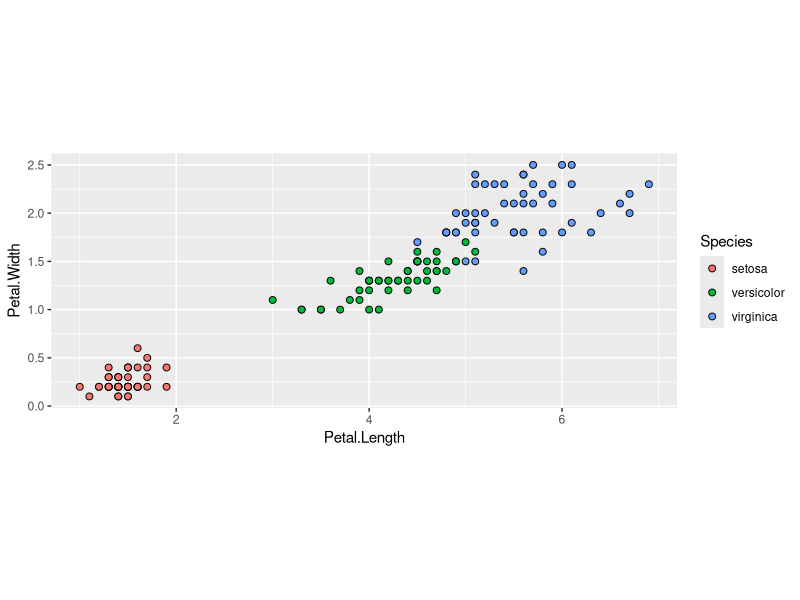
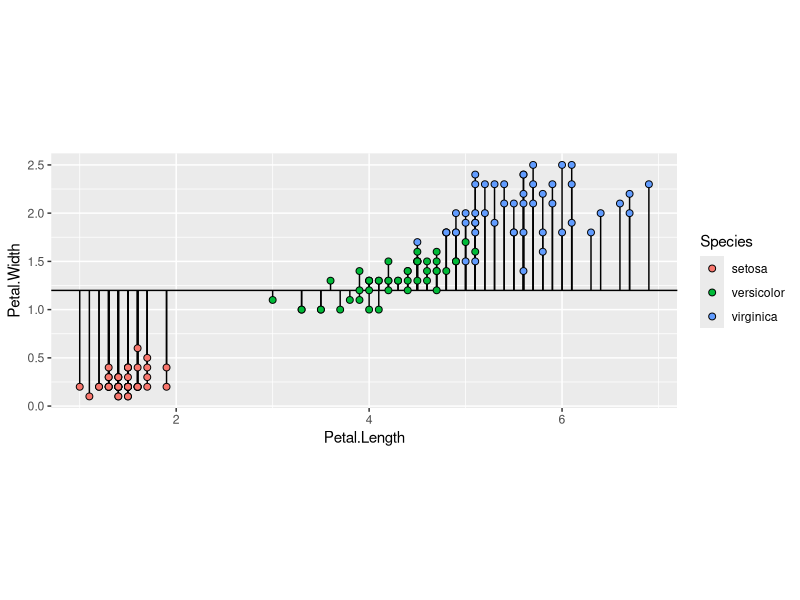
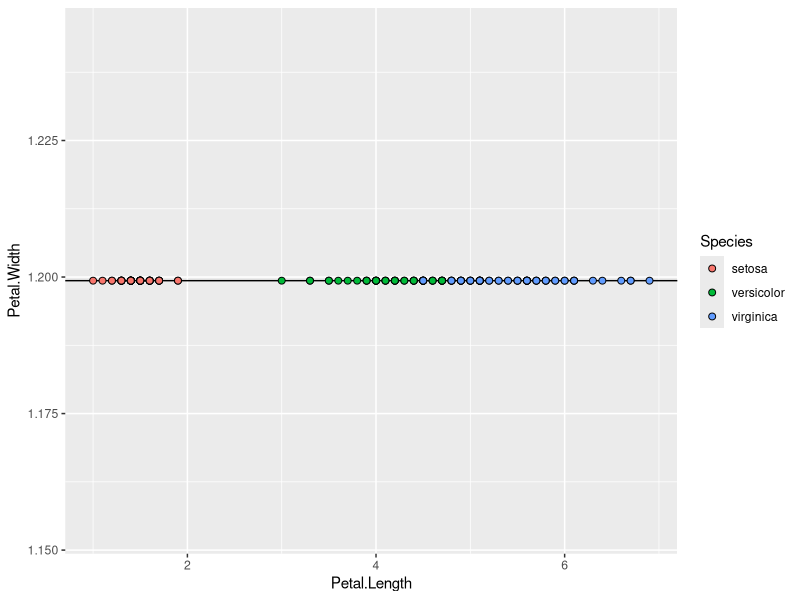
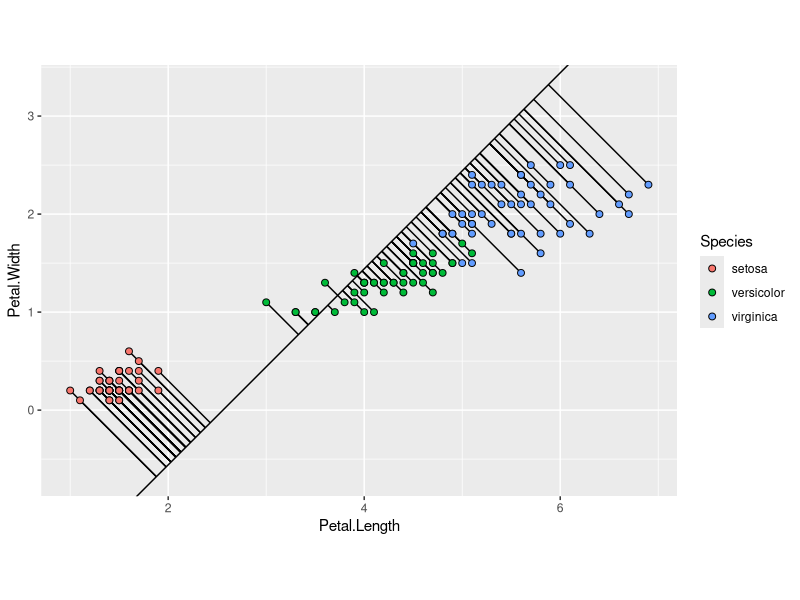
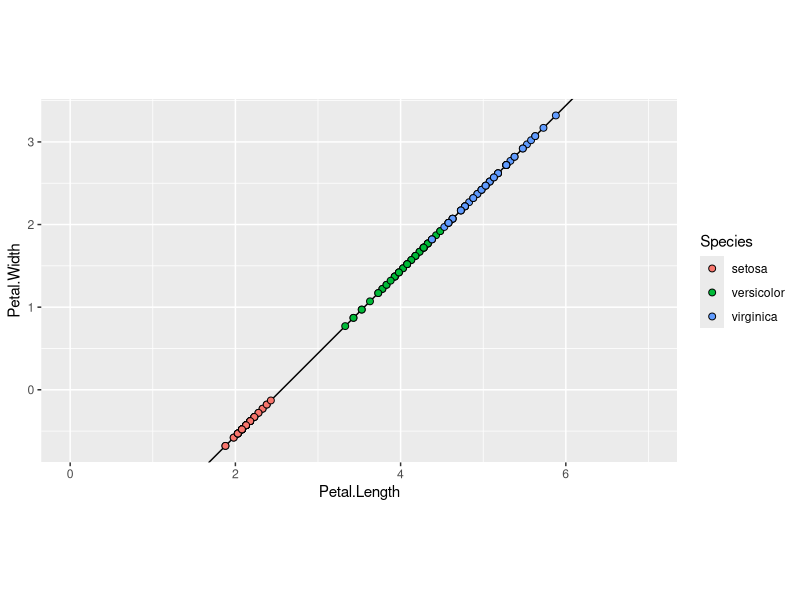
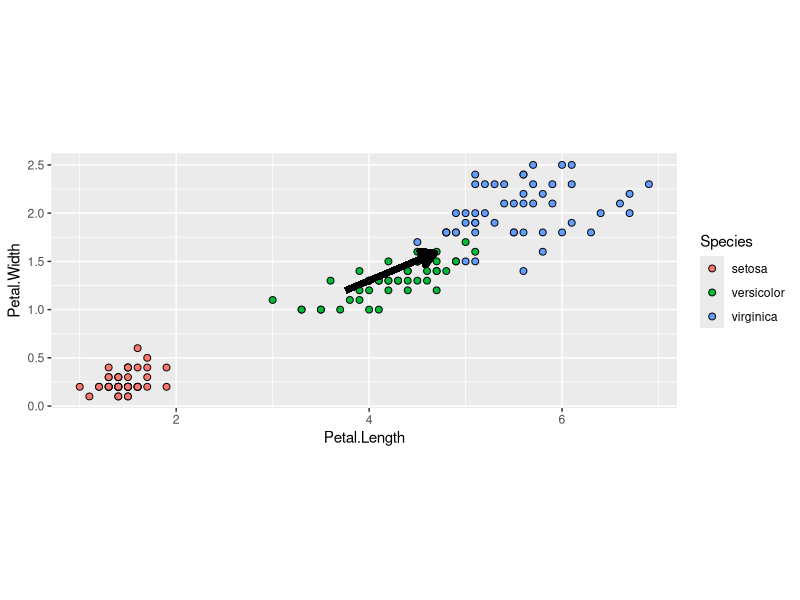
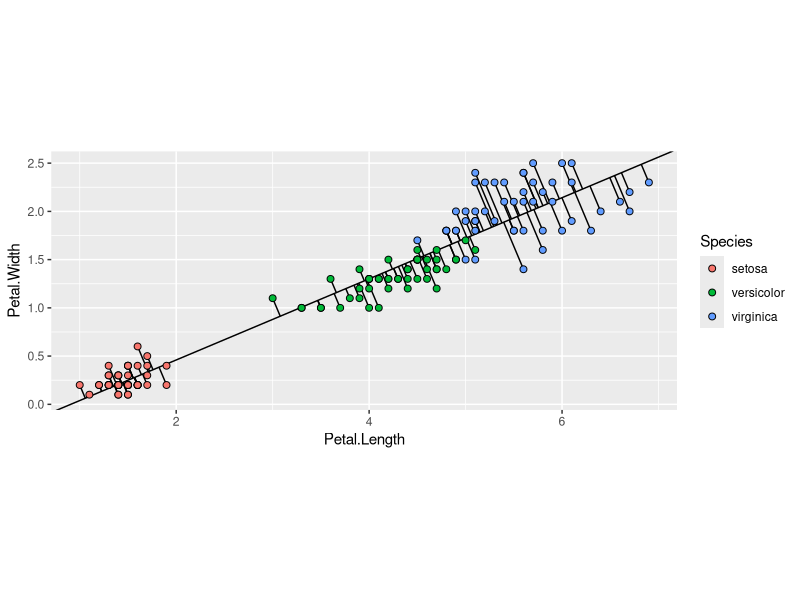
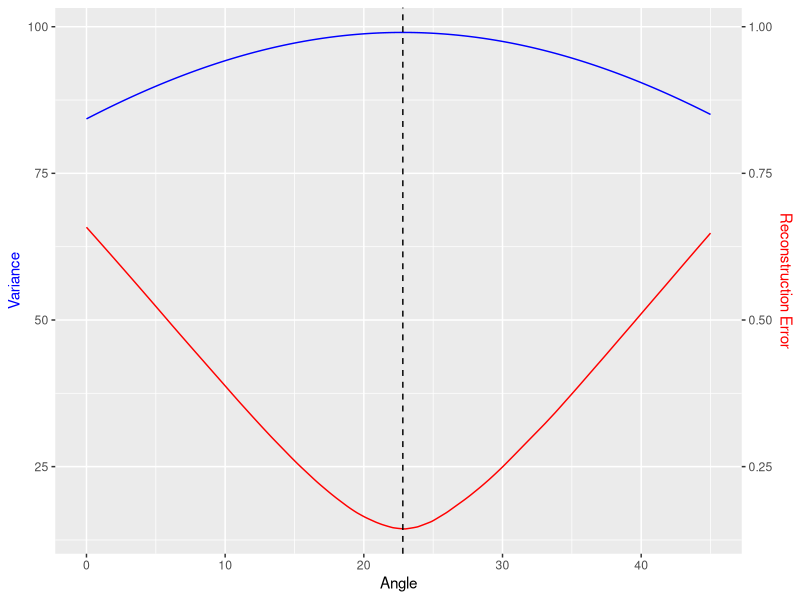

Generate these figures, in order, with R:
## ---- chunk 1
head(iris)
## ---- chunk 2
library(tidyverse)
## ---- chunk 3
iris %>% 
  ggplot(aes(x = Petal.Length, y = Petal.Width, fill = Species)) + 
  geom_point(shape = 21, color = 'black', size = 2) +
  coord_fixed(ratio = 1)
## ---- chunk 4
iris %>% 
  select(Petal.Length, Petal.Width) %>% 
  cor()
## ---- chunk 5
iris %>% 
  ggplot(aes(x = Petal.Length, y = Petal.Width, fill = Species)) + 
  geom_hline(yintercept = mean(iris$Petal.Width)) +
  geom_segment(aes(x = Petal.Length, y = Petal.Width, xend = Petal.Length, yend = mean(Petal.Width))) +
  geom_point(shape = 21, color = 'black', size = 2) +
  coord_fixed(ratio = 1)
## ---- chunk 6
iris %>% 
  ggplot(aes(x = Petal.Length, y = Petal.Width, color = Species)) + 
  geom_hline(yintercept = mean(iris$Petal.Width)) +
  geom_point(aes(x = Petal.Length, y = mean(Petal.Width), fill = Species), shape = 21, color = 'black', size = 2)
## ---- chunk 7
iris %>% 
  summarize(reconstruction_error = mean((Petal.Width - mean(iris$Petal.Width))^2))
## ---- chunk 8
100 * var(iris$Petal.Length) / (var(iris$Petal.Length) + var(iris$Petal.Width))
## ---- chunk 9
# The angle of the line in degrees
angle = 45

# For graphing purposes, we need to know the slope of this line
slope = sin(angle * pi / 180) / cos(angle * pi / 180)

# A bit of linear algebra to find the projections
iris_projection <- iris %>% 
    as_tibble() %>% 
    mutate(projection = (Petal.Length - mean(iris$Petal.Length)) * cos(angle * pi / 180)  + (Petal.Width - mean(iris$Petal.Width)) * sin(angle * pi / 180),
           proj_x = mean(iris$Petal.Length) + projection * cos(angle * pi / 180), proj_y = mean(iris$Petal.Width) + projection * sin(angle*pi / 180))

iris_projection %>% 
    ggplot(aes(x = Petal.Length, y = Petal.Width, fill = Species)) + 
    geom_abline(slope = slope, intercept = mean(iris$Petal.Width) - slope*mean(iris$Petal.Length)) +
    geom_segment(aes(x = Petal.Length, y = Petal.Width, xend = proj_x, yend = proj_y)) +
    geom_point(shape = 21, color = 'black', size = 2) +
    coord_fixed(ratio = 1)
## ---- chunk 10
iris_projection %>% 
    ggplot(aes(x = Petal.Length, y = Petal.Width, color = Species)) + 
    geom_abline(slope = slope, intercept = mean(iris$Petal.Width) - slope*mean(iris$Petal.Length)) +
    geom_point(aes(x = proj_x, y = proj_y, fill = Species), shape = 21, color = 'black', size = 2) +
    coord_fixed(ratio = 1, xlim = c(0, 7))
## ---- chunk 11
100 * var(iris_projection$projection) / (var(iris$Petal.Length) + var(iris$Petal.Width))
## ---- chunk 12
iris_projection %>% 
  summarize(reconstruction_error = mean(sqrt((Petal.Length - proj_x)^2 + (Petal.Width - proj_y)^2)))
## ---- chunk 13
iris_pca <- iris %>% 
  select(Petal.Length, Petal.Width) %>% 
  prcomp()
## ---- chunk 14
iris_pca$rotation
## ---- chunk 15
iris %>% 
  ggplot(aes(x = Petal.Length, y = Petal.Width, fill = Species)) + 
  geom_point(shape = 21, color = 'black', size = 2) +
  geom_segment(aes(x = mean(Petal.Length), y = mean(Petal.Width), xend = mean(Petal.Length) + iris_pca$rotation['Petal.Length', 'PC1'], yend = mean(Petal.Width) + iris_pca$rotation['Petal.Width', 'PC1']), color = 'black', arrow = arrow(ends = "last", length = unit(0.15, "inches"), type = "closed"), size = 2) +
  coord_fixed(ratio = 1)
## ---- chunk 16
optimal_angle = 180 / pi * atan(iris_pca$rotation['Petal.Width', 'PC1'] / iris_pca$rotation['Petal.Length', 'PC1'])

optimal_angle
## ---- chunk 17
angle = optimal_angle

# For graphing purposes, we need to know the slope of this line
slope = sin(angle * pi / 180) / cos(angle * pi / 180)

# A bit of linear algebra to find the projections
iris_projection <- iris %>% 
    as_tibble() %>% 
    mutate(projection = (Petal.Length - mean(iris$Petal.Length)) * cos(angle * pi / 180)  + (Petal.Width - mean(iris$Petal.Width)) * sin(angle * pi / 180),
           proj_x = mean(iris$Petal.Length) + projection * cos(angle * pi / 180), proj_y = mean(iris$Petal.Width) + projection * sin(angle*pi / 180))

iris_projection %>% 
    ggplot(aes(x = Petal.Length, y = Petal.Width, fill = Species)) + 
    geom_abline(slope = slope, intercept = mean(iris$Petal.Width) - slope*mean(iris$Petal.Length)) +
    geom_segment(aes(x = Petal.Length, y = Petal.Width, xend = proj_x, yend = proj_y)) +
    geom_point(shape = 21, color = 'black', size = 2) +
    coord_fixed(ratio = 1)
## ---- chunk 18
iris_projection %>% 
  summarize(avg_error = mean(sqrt((Petal.Length - proj_x)^2 + (Petal.Width - proj_y)^2)))
## ---- chunk 19
100 * var(iris_projection$projection) / (var(iris$Petal.Length) + var(iris$Petal.Width))
## ---- chunk 20
find_error <- function(angle){
  iris_projection <- iris %>%
    mutate(projection = (Petal.Length - mean(iris$Petal.Length)) * cos(angle * pi / 180)  + (Petal.Width - mean(iris$Petal.Width)) * sin(angle * pi / 180),
           proj_x = mean(iris$Petal.Length) + projection * cos(angle * pi / 180), proj_y = mean(iris$Petal.Width) + projection * sin(angle*pi / 180)) %>% 
    summarize(avg_error = mean(sqrt((Petal.Length - proj_x)^2 + (Petal.Width - proj_y)^2)))
  
  return(iris_projection[1,1])
}

find_variance <- function(angle){
  iris_projection <- iris %>%
    mutate(projection = (Petal.Length - mean(iris$Petal.Length)) * cos(angle * pi / 180)  + (Petal.Width - mean(iris$Petal.Width)) * sin(angle * pi / 180),
           proj_x = mean(iris$Petal.Length) + projection * cos(angle * pi / 180), proj_y = mean(iris$Petal.Width) + projection * sin(angle*pi / 180))
  
  return(100 * var(iris_projection$projection) / (var(iris$Petal.Length) + var(iris$Petal.Width)))
}
## ---- chunk 21
metrics <- tibble(angles = seq(from = 0, to = 45, by = 0.1)) %>% 
  mutate(error = sapply(angles, find_error)) %>% 
  mutate(variance = sapply(angles, find_variance))
## ---- chunk 22
coeff = 1 / 100

metrics %>% 
  ggplot(aes(x = angles)) +
  geom_line(aes(y = error / coeff), color = 'red') + 
  geom_line(aes(y = variance), color = 'blue') +
  scale_y_continuous(name = "Variance",
    sec.axis = sec_axis(~.*coeff, name = "Reconstruction Error")
  ) +
  labs(x = "Angle") + 
  geom_vline(xintercept = angle, linetype = 'dashed') + 
  theme(
    axis.title.y = element_text(color = "blue"), 
    axis.title.y.right = element_text(color = "red")
  )
## ---- chunk 23
iris_pca$rotation
## ---- chunk 24
head(iris_pca$x)
## ---- chunk 25
summary(iris_pca)
## ---- chunk 26
covar <- iris %>% 
  select(Petal.Width, Petal.Length) %>% 
  cov()

covar
## ---- chunk 27
covar[1,1] + covar[2,2]
## ---- chunk 28
var(iris_pca$x[,'PC1']) / (covar[1,1] + covar[2,2])
## ---- chunk 29
iris_projection %>% 
  ggplot(aes(x = Petal.Length, y = Petal.Width, fill = Species)) + 
  geom_point(shape = 21, color = 'black', size = 2) +
  geom_segment(aes(x = mean(iris$Petal.Length), y = mean(iris$Petal.Width), xend = mean(iris$Petal.Length) + iris_pca$rotation['Petal.Length', 'PC1'], yend = mean(iris$Petal.Width) + iris_pca$rotation['Petal.Width', 'PC1']), color = 'black', arrow = arrow(ends = "last", length = unit(0.15, "inches"), type = "closed"), size = 2) +
  geom_segment(aes(x = mean(iris$Petal.Length), y = mean(iris$Petal.Width), xend = mean(iris$Petal.Length) + iris_pca$rotation['Petal.Length', 'PC2'], yend = mean(iris$Petal.Width) + iris_pca$rotation['Petal.Width', 'PC2']), color = 'black', arrow = arrow(ends = "last", length = unit(0.15, "inches"), type = "closed"), size = 2) +
  coord_fixed(ratio = 1)
## ---- chunk 30
iris_pca$x %>% 
  as_tibble() %>% 
  add_column(Species = iris$Species) %>% 
  ggplot(aes(x = PC1, y = PC2, fill = Species)) + 
  geom_hline(yintercept = 0, linetype = 'dashed') +
  geom_vline(xintercept = 0, linetype = 'dashed') +
  geom_point(shape = 21, color = 'black', size = 2) +
  coord_fixed(ratio = 1)
## ---- chunk 31
iris_pca$x %>% 
  cov()
## ---- chunk 32
iris %>% 
  ggplot(aes(x = Petal.Length, y = Sepal.Length, fill = Species)) + 
  geom_point(shape = 21, color = 'black', size = 2) +
  coord_fixed(ratio = 1)
## ---- chunk 33
iris %>% 
  ggplot(aes(x = Petal.Length, y = Sepal.Width, fill = Species)) + 
  geom_point(shape = 21, color = 'black', size = 2) +
  coord_fixed(ratio = 1)
## ---- chunk 34
iris_full_pca <- prcomp(iris %>% select(-Species))
summary(iris_full_pca)
## ---- chunk 35
iris_full_pca$x %>% 
  as_tibble() %>% 
  mutate(Species = iris$Species) %>% 
  ggplot(aes(x = PC1, y = PC2, fill = Species)) + 
  geom_point(shape = 21, color = 'black', size = 2) +
  coord_fixed(ratio = 1)
## ---- chunk 36
iris_full_pca$rotation
## ---- chunk 37
tibble(coefficient = iris_full_pca$rotation[,1], variable = names(iris_full_pca$rotation[,1])) %>% 
  ggplot(aes(x = variable, y = coefficient)) + 
  geom_col() + 
  coord_flip() +
  labs(title = "First Principal Component Coefficients")
## ---- chunk 38
tibble(coefficient = iris_full_pca$rotation[,2], variable = names(iris_full_pca$rotation[,2])) %>% 
  ggplot(aes(x = variable, y = coefficient)) + 
  geom_col() + 
  coord_flip() +
  labs(title = "Second Principal Component Coefficients")
## ---- chunk 39
iris_pca_scaled <- iris %>% 
  select(-Species) %>% 
  prcomp(scale = TRUE)
## ---- chunk 40
summary(iris_pca_scaled)
## ---- chunk 41
iris_pca_scaled$rotation
